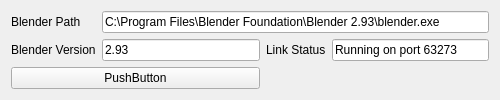
<?xml version="1.0" encoding="UTF-8"?>
<ui version="4.0">
 <class>Form</class>
 <widget class="QWidget" name="Form">
  <property name="geometry">
   <rect>
    <x>0</x>
    <y>0</y>
    <width>500</width>
    <height>100</height>
   </rect>
  </property>
  <property name="windowTitle">
   <string>Form</string>
  </property>
  <layout class="QGridLayout" name="gridLayout" rowstretch="0,0,0" columnstretch="0,0,0,0">
   <item row="1" column="3">
    <widget class="QLineEdit" name="lineEdit_LinkStatus">
     <property name="text">
      <string>Running on port 63273</string>
     </property>
    </widget>
   </item>
   <item row="1" column="2">
    <widget class="QLabel" name="label_LinkStatus">
     <property name="text">
      <string>Link Status</string>
     </property>
    </widget>
   </item>
   <item row="0" column="0">
    <widget class="QLabel" name="label_BlenderPath">
     <property name="text">
      <string>Blender Path</string>
     </property>
    </widget>
   </item>
   <item row="1" column="1">
    <widget class="QLineEdit" name="lineEdit_BlenderVersion">
     <property name="text">
      <string>2.93</string>
     </property>
    </widget>
   </item>
   <item row="1" column="0">
    <widget class="QLabel" name="label_BlenderVersion">
     <property name="text">
      <string>Blender Version</string>
     </property>
    </widget>
   </item>
   <item row="2" column="0" colspan="2">
    <widget class="QPushButton" name="pushButton_BlenderAddonInstall">
     <property name="text">
      <string>PushButton</string>
     </property>
    </widget>
   </item>
   <item row="0" column="1" colspan="3">
    <widget class="QLineEdit" name="lineEdit_BlenderPath">
     <property name="text">
      <string>C:\Program Files\Blender Foundation\Blender 2.93\blender.exe</string>
     </property>
    </widget>
   </item>
  </layout>
 </widget>
 <resources/>
 <connections/>
</ui>
